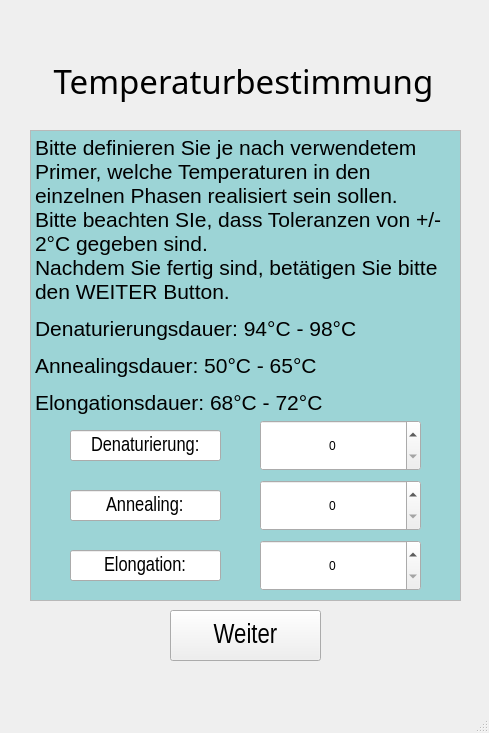
<?xml version="1.0" encoding="UTF-8"?>
<ui version="4.0">
 <class>tempDef_Voraus</class>
 <widget class="QMainWindow" name="tempDef_Voraus">
  <property name="geometry">
   <rect>
    <x>0</x>
    <y>0</y>
    <width>489</width>
    <height>733</height>
   </rect>
  </property>
  <property name="windowTitle">
   <string>Voraussetzungen</string>
  </property>
  <widget class="QWidget" name="centralwidget">
   <widget class="QTextEdit" name="textEdit">
    <property name="geometry">
     <rect>
      <x>30</x>
      <y>130</y>
      <width>431</width>
      <height>471</height>
     </rect>
    </property>
    <property name="readOnly">
     <bool>true</bool>
    </property>
    <property name="html">
     <string>&lt;!DOCTYPE HTML PUBLIC &quot;-//W3C//DTD HTML 4.0//EN&quot; &quot;http://www.w3.org/TR/REC-html40/strict.dtd&quot;&gt;
&lt;html&gt;&lt;head&gt;&lt;meta name=&quot;qrichtext&quot; content=&quot;1&quot; /&gt;&lt;meta charset=&quot;utf-8&quot; /&gt;&lt;style type=&quot;text/css&quot;&gt;
p, li { white-space: pre-wrap; }
hr { height: 1px; border-width: 0; }
li.unchecked::marker { content: &quot;\2610&quot;; }
li.checked::marker { content: &quot;\2612&quot;; }
&lt;/style&gt;&lt;/head&gt;&lt;body style=&quot; font-family:'Segoe UI'; font-size:9pt; font-weight:400; font-style:normal;&quot; bgcolor=&quot;#9cd4d6&quot;&gt;
&lt;p style=&quot; margin-top:12px; margin-bottom:12px; margin-left:0px; margin-right:0px; -qt-block-indent:0; text-indent:0px;&quot;&gt;&lt;span style=&quot; font-family:'Arial','sans-serif'; font-size:16pt;&quot;&gt;Bitte definieren Sie je nach verwendetem Primer, welche Temperaturen in den einzelnen Phasen realisiert sein sollen.&lt;br /&gt;Bitte beachten SIe, dass Toleranzen von +/- 2°C gegeben sind.&lt;br /&gt;Nachdem Sie fertig sind, betätigen Sie bitte den WEITER Button. &lt;/span&gt;&lt;/p&gt;
&lt;p style=&quot; margin-top:12px; margin-bottom:12px; margin-left:0px; margin-right:0px; -qt-block-indent:0; text-indent:0px;&quot;&gt;&lt;span style=&quot; font-family:'Arial','sans-serif'; font-size:16pt;&quot;&gt;Denaturierungsdauer: 94°C - 98°C&lt;/span&gt;&lt;/p&gt;
&lt;p style=&quot; margin-top:12px; margin-bottom:12px; margin-left:0px; margin-right:0px; -qt-block-indent:0; text-indent:0px;&quot;&gt;&lt;span style=&quot; font-family:'Arial','sans-serif'; font-size:16pt;&quot;&gt;Annealingsdauer: 50°C - 65°C&lt;/span&gt;&lt;/p&gt;
&lt;p style=&quot; margin-top:12px; margin-bottom:12px; margin-left:0px; margin-right:0px; -qt-block-indent:0; text-indent:0px;&quot;&gt;&lt;span style=&quot; font-family:'Arial','sans-serif'; font-size:16pt;&quot;&gt;Elongationsdauer: 68°C - 72°C&lt;/span&gt;&lt;/p&gt;&lt;/body&gt;&lt;/html&gt;</string>
    </property>
   </widget>
   <widget class="QLabel" name="label">
    <property name="geometry">
     <rect>
      <x>-2</x>
      <y>50</y>
      <width>491</width>
      <height>61</height>
     </rect>
    </property>
    <property name="font">
     <font>
      <family>Tw Cen MT</family>
      <pointsize>25</pointsize>
      <bold>false</bold>
     </font>
    </property>
    <property name="text">
     <string>Temperaturbestimmung</string>
    </property>
    <property name="alignment">
     <set>Qt::AlignCenter</set>
    </property>
   </widget>
   <widget class="QPushButton" name="btn_Weiter">
    <property name="geometry">
     <rect>
      <x>170</x>
      <y>610</y>
      <width>151</width>
      <height>51</height>
     </rect>
    </property>
    <property name="font">
     <font>
      <family>Arial Narrow</family>
      <pointsize>20</pointsize>
     </font>
    </property>
    <property name="text">
     <string>Weiter</string>
    </property>
   </widget>
   <widget class="QLineEdit" name="Dauer_line">
    <property name="geometry">
     <rect>
      <x>70</x>
      <y>550</y>
      <width>151</width>
      <height>31</height>
     </rect>
    </property>
    <property name="font">
     <font>
      <family>Arial Narrow</family>
      <pointsize>15</pointsize>
     </font>
    </property>
    <property name="text">
     <string>Elongation:</string>
    </property>
    <property name="alignment">
     <set>Qt::AlignCenter</set>
    </property>
    <property name="readOnly">
     <bool>true</bool>
    </property>
   </widget>
   <widget class="QSpinBox" name="wasserTemp_elong">
    <property name="geometry">
     <rect>
      <x>260</x>
      <y>540</y>
      <width>161</width>
      <height>51</height>
     </rect>
    </property>
    <property name="alignment">
     <set>Qt::AlignCenter</set>
    </property>
    <property name="readOnly">
     <bool>false</bool>
    </property>
   </widget>
   <widget class="QLineEdit" name="Dauer_line_2">
    <property name="geometry">
     <rect>
      <x>70</x>
      <y>490</y>
      <width>151</width>
      <height>31</height>
     </rect>
    </property>
    <property name="font">
     <font>
      <family>Arial Narrow</family>
      <pointsize>15</pointsize>
     </font>
    </property>
    <property name="text">
     <string>Annealing:</string>
    </property>
    <property name="alignment">
     <set>Qt::AlignCenter</set>
    </property>
    <property name="readOnly">
     <bool>true</bool>
    </property>
   </widget>
   <widget class="QSpinBox" name="wasserTemp_aneal">
    <property name="geometry">
     <rect>
      <x>260</x>
      <y>480</y>
      <width>161</width>
      <height>51</height>
     </rect>
    </property>
    <property name="alignment">
     <set>Qt::AlignCenter</set>
    </property>
    <property name="readOnly">
     <bool>false</bool>
    </property>
   </widget>
   <widget class="QLineEdit" name="Dauer_line_3">
    <property name="geometry">
     <rect>
      <x>70</x>
      <y>430</y>
      <width>151</width>
      <height>31</height>
     </rect>
    </property>
    <property name="font">
     <font>
      <family>Arial Narrow</family>
      <pointsize>15</pointsize>
     </font>
    </property>
    <property name="text">
     <string>Denaturierung:</string>
    </property>
    <property name="alignment">
     <set>Qt::AlignCenter</set>
    </property>
    <property name="readOnly">
     <bool>true</bool>
    </property>
   </widget>
   <widget class="QSpinBox" name="wasserTemp_denat">
    <property name="geometry">
     <rect>
      <x>260</x>
      <y>420</y>
      <width>161</width>
      <height>51</height>
     </rect>
    </property>
    <property name="alignment">
     <set>Qt::AlignCenter</set>
    </property>
    <property name="readOnly">
     <bool>false</bool>
    </property>
   </widget>
  </widget>
  <widget class="QMenuBar" name="menubar">
   <property name="geometry">
    <rect>
     <x>0</x>
     <y>0</y>
     <width>489</width>
     <height>22</height>
    </rect>
   </property>
  </widget>
  <widget class="QStatusBar" name="statusbar"/>
 </widget>
 <resources/>
 <connections/>
</ui>
